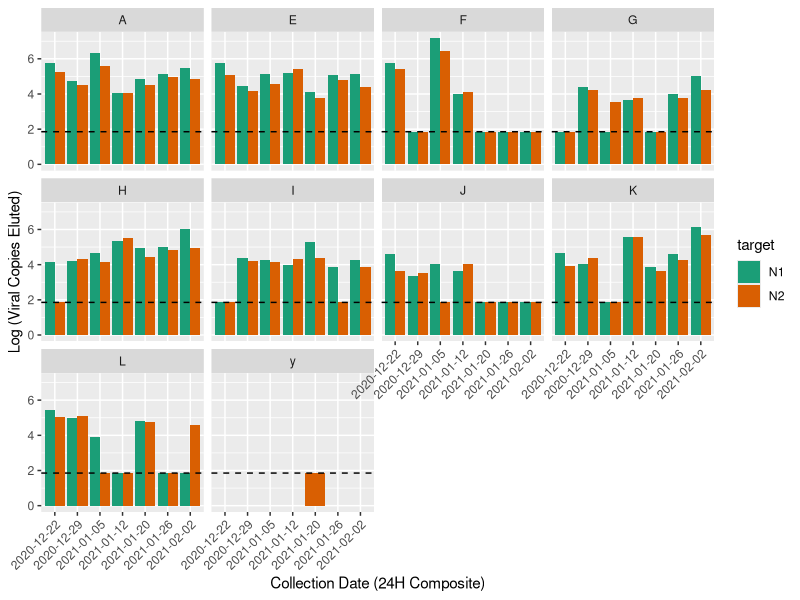

Write R code to recreate this figure. (Note: this script raises an error after producing the figure.)
#Load Libraries
library(tidyverse)
library(plyr)
library(dplyr)
library("ggplot2")

#Load Data 
sewerline_data = read.csv("./data/raw_data/sewerline_data_p3.csv")

names(sewerline_data)[1] = "date"
sewerline_data$date = as.Date(sewerline_data$date, "%m/%d/%Y")

#Now, take the average of the qPCR replicates 
sewerline_data = mutate(sewerline_data, copy_num_tampon = copies_ul_rxn *20/2*25/3*60/280*1000*20)
sewerline_data = plyr::ddply(sewerline_data,.(date, sample, target),plyr::summarize, ave_copies = mean(copy_num_tampon)) 
sewerline_data = mutate(sewerline_data, log_copies = log10(ave_copies))

#sewerline_data = plyr::ddply(sewerline_data,.(date, sample, target),plyr::summarize, ave_log_copies = mean(log_copies), sd_log_copies = sd(log_copies)) 


#Now, average the sample replicates
sewerline_data = sewerline_data %>% separate(col = sample, into = c("sl","site_id"), sep = "_")
sewerline_data$site_id = as.factor(sewerline_data$site_id) 
sewerline_data$date = as.factor(sewerline_data$date) 


sewerline_data %>% filter(site_id != "Y") %>% ggplot(aes(x = date, y = log_copies, fill = target)) +
  geom_bar(position = "dodge", stat = "identity") + 
  #geom_errorbar(aes(ymax = ave_log_copies + sd_log_copies, ymin = ave_log_copies - sd_log_copies), position = "dodge", stat = "identity") +
  scale_fill_manual(values = c('#1B9E77','#D95F02', '#1B9E77','#D95F02')) + 
  ylab("Log (Viral Copies Eluted)") + 
  xlab("Collection Date (24H Composite)") + 
  facet_wrap(~site_id) +
  theme(axis.text.x = element_text(angle = 45, hjust=1)) +
  geom_hline(yintercept=1.853872, linetype="dashed")


write.csv(sewerline_data, "./data/processed_data/sewerline_data.csv")


sewerline_data = plyr::ddply(sewerline_data,.(date, site_id), plyr::summarize, ave_copies = mean(log_copies)) 
#sewerline_data = mutate(sewerline_data, log_copies = log10(ave_copies))

sewerline_data %>% filter(date == "2021-01-20") %>% filter(site_id != "Y") %>% filter(site_id != "y")%>% ggplot(aes(x = date, y = ave_copies))+
  geom_bar(position = "dodge", stat = "identity") + 
  scale_fill_manual(values = c('#1B9E77','#D95F02', '#1B9E77','#D95F02')) + 
  ylab("Log(Viral Copies Eluted)") + 
  xlab("Sampling Period") + 
  facet_grid(~site_id) + 
  theme(axis.text.x = element_text(angle = 45, hjust=1)) +
  geom_hline(yintercept=1.853872, linetype="dashed") + 
  theme(axis.title.x=element_blank(),
        axis.text.x=element_blank(),
        axis.ticks.x=element_blank())

sewerline_data %>% filter(site_id != "Y") %>% filter(site_id != "y") %>% ggplot(aes(x = date, y = ave_copies))+
  geom_bar(position = "dodge", stat = "identity") + 
  scale_fill_manual(values = c('#1B9E77','#D95F02', '#1B9E77','#D95F02')) + 
  ylab("Log(Viral Copies Eluted)") + 
  xlab("Sampling Period") + 
  facet_wrap(~site_id, ncol = 3) + 
  theme(axis.text.x = element_text(angle = 45, hjust=1)) +
  geom_hline(yintercept=1.853872, linetype="dashed") 